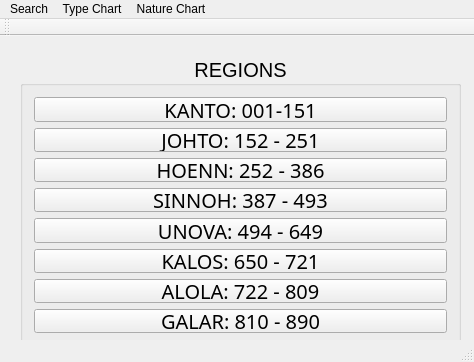
<?xml version="1.0" encoding="UTF-8"?>
<ui version="4.0">
 <class>MainWindow</class>
 <widget class="QMainWindow" name="MainWindow">
  <property name="geometry">
   <rect>
    <x>0</x>
    <y>0</y>
    <width>474</width>
    <height>362</height>
   </rect>
  </property>
  <property name="windowTitle">
   <string>MainWindow</string>
  </property>
  <widget class="QWidget" name="centralWidget">
   <widget class="QGroupBox" name="regionBox">
    <property name="geometry">
     <rect>
      <x>20</x>
      <y>20</y>
      <width>441</width>
      <height>291</height>
     </rect>
    </property>
    <property name="font">
     <font>
      <family>Tahoma</family>
      <pointsize>15</pointsize>
     </font>
    </property>
    <property name="autoFillBackground">
     <bool>false</bool>
    </property>
    <property name="title">
     <string>REGIONS</string>
    </property>
    <property name="alignment">
     <set>Qt::AlignCenter</set>
    </property>
    <layout class="QVBoxLayout" name="verticalLayout">
     <item>
      <widget class="QPushButton" name="kantoButton">
       <property name="font">
        <font>
         <family>Impact</family>
         <pointsize>15</pointsize>
         <weight>50</weight>
         <bold>false</bold>
        </font>
       </property>
       <property name="text">
        <string>KANTO: 001-151</string>
       </property>
      </widget>
     </item>
     <item>
      <widget class="QPushButton" name="johtoButton">
       <property name="font">
        <font>
         <family>Impact</family>
         <pointsize>15</pointsize>
        </font>
       </property>
       <property name="text">
        <string>JOHTO: 152 - 251</string>
       </property>
      </widget>
     </item>
     <item>
      <widget class="QPushButton" name="hoennButton">
       <property name="font">
        <font>
         <family>Impact</family>
         <pointsize>15</pointsize>
        </font>
       </property>
       <property name="text">
        <string>HOENN: 252 - 386</string>
       </property>
      </widget>
     </item>
     <item>
      <widget class="QPushButton" name="sinnohButton">
       <property name="font">
        <font>
         <family>Impact</family>
         <pointsize>15</pointsize>
        </font>
       </property>
       <property name="text">
        <string>SINNOH: 387 - 493</string>
       </property>
      </widget>
     </item>
     <item>
      <widget class="QPushButton" name="unovaButton">
       <property name="font">
        <font>
         <family>Impact</family>
         <pointsize>15</pointsize>
        </font>
       </property>
       <property name="text">
        <string>UNOVA: 494 - 649</string>
       </property>
      </widget>
     </item>
     <item>
      <widget class="QPushButton" name="kalosButton">
       <property name="font">
        <font>
         <family>Impact</family>
         <pointsize>15</pointsize>
        </font>
       </property>
       <property name="text">
        <string>KALOS: 650 - 721</string>
       </property>
      </widget>
     </item>
     <item>
      <widget class="QPushButton" name="alolaButton">
       <property name="font">
        <font>
         <family>Impact</family>
         <pointsize>15</pointsize>
        </font>
       </property>
       <property name="text">
        <string>ALOLA: 722 - 809</string>
       </property>
      </widget>
     </item>
     <item>
      <widget class="QPushButton" name="galarButton">
       <property name="font">
        <font>
         <family>Impact</family>
         <pointsize>15</pointsize>
        </font>
       </property>
       <property name="text">
        <string>GALAR: 810 - 890</string>
       </property>
      </widget>
     </item>
    </layout>
   </widget>
  </widget>
  <widget class="QMenuBar" name="menuBar">
   <property name="geometry">
    <rect>
     <x>0</x>
     <y>0</y>
     <width>474</width>
     <height>17</height>
    </rect>
   </property>
   <widget class="QMenu" name="menuSearch">
    <property name="title">
     <string>Search</string>
    </property>
    <addaction name="actionSearch"/>
   </widget>
   <widget class="QMenu" name="menuType_Chart">
    <property name="title">
     <string>Type Chart</string>
    </property>
    <addaction name="actionType_Chart"/>
   </widget>
   <widget class="QMenu" name="menuNature_Chart">
    <property name="title">
     <string>Nature Chart</string>
    </property>
    <addaction name="actionNature_Chart"/>
   </widget>
   <addaction name="menuSearch"/>
   <addaction name="menuType_Chart"/>
   <addaction name="menuNature_Chart"/>
  </widget>
  <widget class="QToolBar" name="mainToolBar">
   <attribute name="toolBarArea">
    <enum>TopToolBarArea</enum>
   </attribute>
   <attribute name="toolBarBreak">
    <bool>false</bool>
   </attribute>
  </widget>
  <widget class="QStatusBar" name="statusBar"/>
  <action name="actionSearch">
   <property name="icon">
    <iconset resource="resource.qrc">
     <normaloff>:/images/icons/Search Icon.png</normaloff>:/images/icons/Search Icon.png</iconset>
   </property>
   <property name="text">
    <string>Search</string>
   </property>
  </action>
  <action name="actionType_Chart">
   <property name="text">
    <string>Type Chart</string>
   </property>
  </action>
  <action name="actionNature_Chart">
   <property name="text">
    <string>Nature Chart</string>
   </property>
  </action>
 </widget>
 <layoutdefault spacing="6" margin="11"/>
 <resources>
  <include location="resource.qrc"/>
 </resources>
 <connections/>
</ui>
